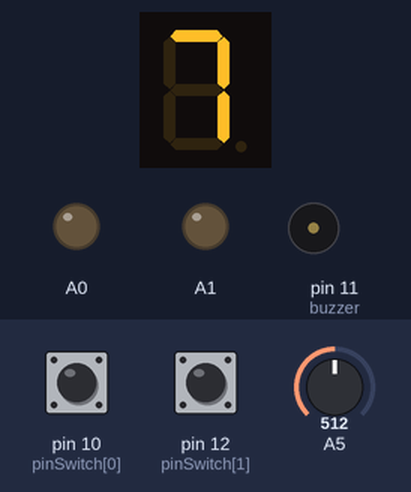
A sketch run on a simulated Arduino Uno, built with avr-gcc and run on an emulated ATmega328P. On the bench: 1-digit seven-segment display, output pins drawn as LEDs (lit = HIGH), buzzer (waves = sounding). Wiring (inferred from the names in the program): 1-digit 7-segment display, segments lit when HIGH: segments pin 3, pin 4, pin 5, pin 6, pin 7, pin 8, pin 9, pin 2. Inputs (shaded band) come from the test bench; at power-on: pin 12 (pinSwitch[1]) HIGH, pin 10 (pinSwitch[0]) HIGH, A5 = 512. Random numbers use the default seed unless the sketch sets one; the segment pins are drawn as the display they are named for; pins used as bus, display or sensor lines are not drawn.

Above: at 1.2 s.
1.3 s: pin 12 (pinSwitch[1]) pulled LOW for 0.15 s
At 1.75 s:
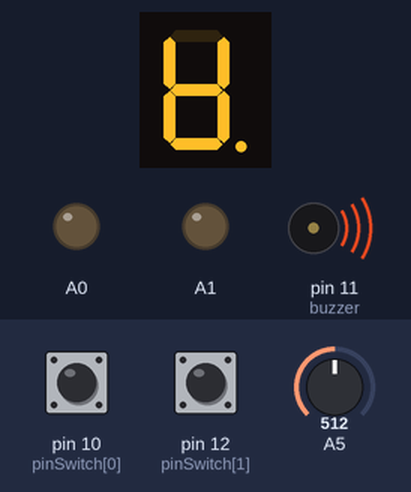
2.0 s: pin 10 (pinSwitch[0]) pulled LOW for 3.2 s
At 4.0 s:
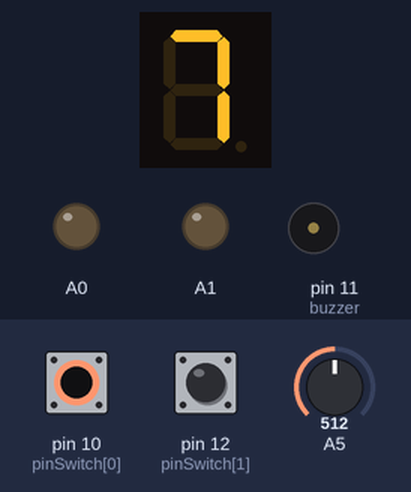
6.7 s: pin 12 (pinSwitch[1]) pulled LOW for 1 s
At 8.15 s:
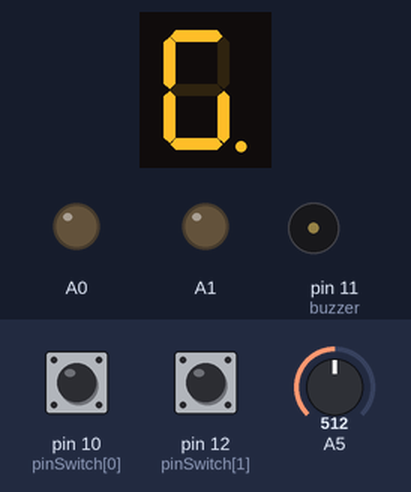
8.3 s: A5 set to 0
11.3 s: A5 set to 16
At 13.94 s:
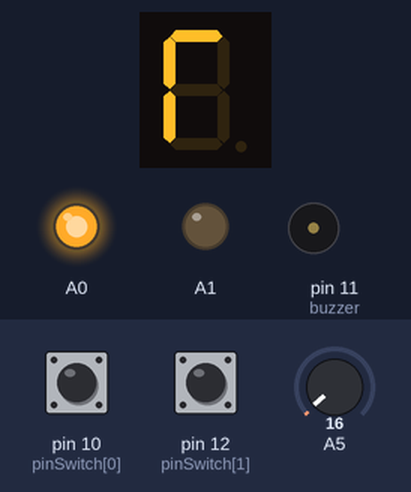
Timing chart, 0 to 15.3 s (numbered marks = the images above; inputs shaded):
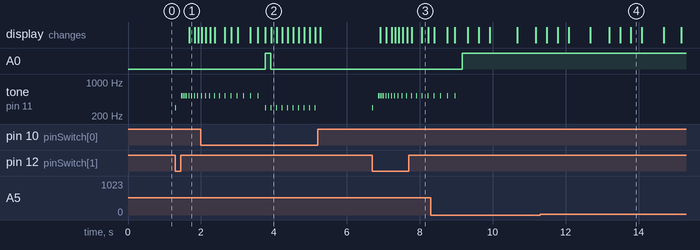

The sketch:

Assignment2_DiceGame.ino
```cpp
#define buzzer 11
const int c = 261;
const int d = 294;
const int e = 329;
const int f = 349;
const int g = 391;
const int gS = 415;
const int a = 440;
const int aS = 455;
const int b = 466;
const int cH = 523;
const int cSH = 554;
const int dH = 587;
const int dSH = 622;
const int eH = 659;
const int fH = 698;
const int fSH = 740;
const int gH = 784;
const int gSH = 830;
const int aH = 880;


const int pin7segment[8] = {2,3,4,5,6,7,8,9};
const int dice7segment[7] = {14,123,95,206,221,253};
const int pinSwitch[2] = {10,12};
const bool pressed = LOW;
int Dice;
int randomDice;
long current,start;

void setup() {
  Serial.begin(115200);

  for(int i = 0;i < 8;i++) {
    pinMode(pin7segment[i], OUTPUT);
  }

  pinMode(pinSwitch[0], INPUT_PULLUP);
  pinMode(pinSwitch[1], INPUT_PULLUP);

  pinMode(buzzer, OUTPUT);

  displayDice(Dice = 1);
}

void loop() {
  randomSeed(analogRead(A5));
  current = millis();
  handle_button(pinSwitch[0]);
  handle_button(pinSwitch[1]);
}

void handle_button(int pin) {
  bool ReadSwitch = digitalRead(pin);
  if(ReadSwitch == pressed) {
    beep(d, 20);
    delay(150);
    if(pin == pinSwitch[0]) {
      if(randomDice) {
        randomDice = 0;
        analogWrite(A0, 0);
        analogWrite(A1, 0);
        displayDice(Dice = 1);
      }else{
        if(Dice < 6) {
          displayDice(++Dice);
        }else{
          Dice = 1;
          displayDice(Dice);
        }
      }
    }else{
      if(randomDice) {
        clear_status();
      }
      randomDice = random(1, 7);
      int multiply = 10;
      for(int i = 1;i <= 20;i++){
        displayDice(random(1, 7));
        delay(1*multiply*i);
        beep(cH, 20);
      }
      displayDice(randomDice);
      delay(210);
      start = millis();
      show_status();
    }
  }else if(randomDice){
    if(current - start < 2000){
      show_status();
    }else{
      start = current;
    }
  }
}

void show_status() {
  if(Dice == randomDice) {
    analogWrite(A1, 1024);

    for(int i = 0;i < 8;i++){
      digitalWrite(pin7segment[i], LOW);
    }

    if(current - start >= 1000){
      displayDice(randomDice);
    }else if(current - start >= 875) {
      digitalWrite(pin7segment[0], HIGH);
      digitalWrite(pin7segment[4], HIGH);
    }else if(current - start >= 750) {
      digitalWrite(pin7segment[1], HIGH);
      digitalWrite(pin7segment[5], HIGH);
    }else if(current - start >= 625) {
      digitalWrite(pin7segment[2], HIGH);
      digitalWrite(pin7segment[7], HIGH);
    }else if(current - start >= 500) {
      digitalWrite(pin7segment[0], HIGH);
      digitalWrite(pin7segment[4], HIGH);
    }else if(current - start >= 375) {
      digitalWrite(pin7segment[0], HIGH);
      digitalWrite(pin7segment[4], HIGH);
    }else if(current - start >= 250) {
      digitalWrite(pin7segment[1], HIGH);
      digitalWrite(pin7segment[5], HIGH);
    }else if(current - start >= 125) {
      digitalWrite(pin7segment[2], HIGH);
      digitalWrite(pin7segment[7], HIGH);
    }else if(current - start >= 0) {
      digitalWrite(pin7segment[0], HIGH);
      digitalWrite(pin7segment[4], HIGH);
    }
  }else{
    analogWrite(A0, 1024);

    for(int i = 0;i < 8;i++){
      digitalWrite(pin7segment[i], LOW);
    }

    if(current - start <= 375) {
      if(current - start >= 0) {
        digitalWrite(pin7segment[7], HIGH);
      }
      if(current - start >= 125) {
        digitalWrite(pin7segment[6], HIGH);
      }
      if(current - start >= 250) {
        digitalWrite(pin7segment[2], HIGH);
      }
    }else if(current - start <= 750) {
      if(current - start >= 375) {
        digitalWrite(pin7segment[1], HIGH);
      }
      if(current - start >= 500) {
        digitalWrite(pin7segment[6], HIGH);
      }
      if(current - start >= 625) {
        digitalWrite(pin7segment[5], HIGH);
      }
    }else if(current - start <= 1500) {
      digitalWrite(pin7segment[1], HIGH);
      digitalWrite(pin7segment[2], HIGH);
      digitalWrite(pin7segment[5], HIGH);
      digitalWrite(pin7segment[6], HIGH);
      digitalWrite(pin7segment[7], HIGH);
    }else{
      displayDice(randomDice);
    }
  }
}

void clear_status() {
  analogWrite(A0, 0);
  analogWrite(A1, 0);
}

void displayDice(int num) {
  for(int i = 0;i < 8;i++){
    digitalWrite(pin7segment[i], bitRead(dice7segment[num - 1],i));
  }
}

void beep(int note, int duration)
{
  tone(buzzer, note, duration);
}
```

Measured:
- after the input at 1.3 s, tone on pin 11 (buzzer): plays 294 Hz for 0.02 s, 523 Hz for 0.04 s, 523 Hz for 0.02 s, 523 Hz for 0.02 s, 523 Hz for 0.02 s, 523 Hz for 0.02 s … (9 notes in this stretch), starting at once; the display: changes after 0.38 s (image 1)
- after the input at 6.7 s, tone on pin 11 (buzzer): plays 294 Hz for 0.02 s, 523 Hz for 0.04 s, 523 Hz for 0.02 s, 523 Hz for 0.02 s, 523 Hz for 0.02 s, 523 Hz for 0.02 s … (16 notes in this stretch), starting at once; the display: first changes after 0.21 s (image 3 shows a later state)
